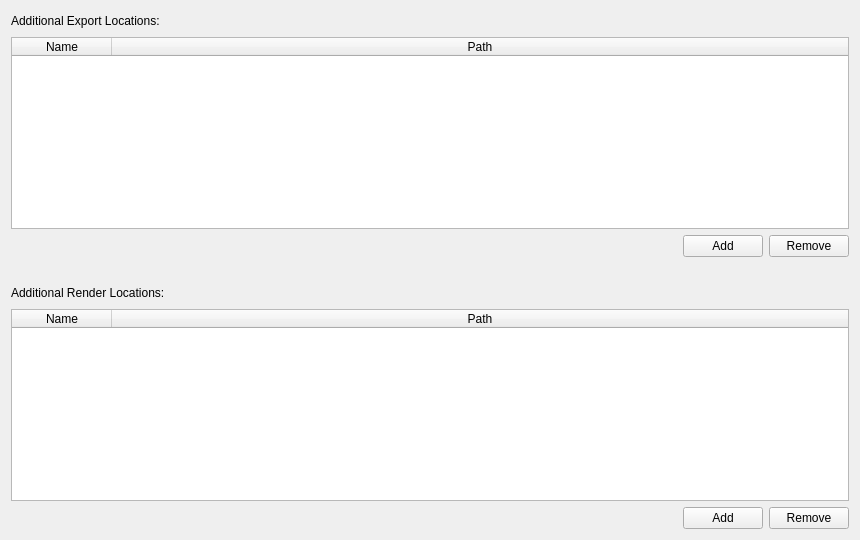
      <widget class="QWidget" name="tab_locations">
       <attribute name="title">
        <string>Locations</string>
       </attribute>
       <layout class="QVBoxLayout" name="verticalLayout_3">
        <item>
         <widget class="QWidget" name="w_exportLocationHeader" native="true">
          <layout class="QHBoxLayout" name="lo_exportLocationsHeader">
           <property name="leftMargin">
            <number>0</number>
           </property>
           <property name="topMargin">
            <number>0</number>
           </property>
           <property name="rightMargin">
            <number>0</number>
           </property>
           <property name="bottomMargin">
            <number>0</number>
           </property>
           <item>
            <widget class="QLabel" name="label_5">
             <property name="text">
              <string>Additional Export Locations:</string>
             </property>
            </widget>
           </item>
           <item>
            <spacer name="horizontalSpacer_5">
             <property name="orientation">
              <enum>Qt::Horizontal</enum>
             </property>
             <property name="sizeHint" stdset="0">
              <size>
               <width>40</width>
               <height>20</height>
              </size>
             </property>
            </spacer>
           </item>
          </layout>
         </widget>
        </item>
        <item>
         <widget class="QTableWidget" name="tw_exportPaths">
          <property name="contextMenuPolicy">
           <enum>Qt::CustomContextMenu</enum>
          </property>
          <property name="verticalScrollMode">
           <enum>QAbstractItemView::ScrollPerPixel</enum>
          </property>
          <property name="horizontalScrollMode">
           <enum>QAbstractItemView::ScrollPerPixel</enum>
          </property>
          <property name="columnCount">
           <number>2</number>
          </property>
          <attribute name="horizontalHeaderStretchLastSection">
           <bool>true</bool>
          </attribute>
          <attribute name="verticalHeaderVisible">
           <bool>false</bool>
          </attribute>
          <column>
           <property name="text">
            <string>Name</string>
           </property>
          </column>
          <column>
           <property name="text">
            <string>Path</string>
           </property>
          </column>
         </widget>
        </item>
        <item>
         <widget class="QWidget" name="widget_6" native="true">
          <layout class="QHBoxLayout" name="horizontalLayout_4">
           <property name="leftMargin">
            <number>0</number>
           </property>
           <property name="topMargin">
            <number>0</number>
           </property>
           <property name="rightMargin">
            <number>0</number>
           </property>
           <property name="bottomMargin">
            <number>0</number>
           </property>
           <item>
            <spacer name="horizontalSpacer_3">
             <property name="orientation">
              <enum>Qt::Horizontal</enum>
             </property>
             <property name="sizeHint" stdset="0">
              <size>
               <width>40</width>
               <height>20</height>
              </size>
             </property>
            </spacer>
           </item>
           <item>
            <widget class="QPushButton" name="b_addExportPath">
             <property name="text">
              <string>Add</string>
             </property>
            </widget>
           </item>
           <item>
            <widget class="QPushButton" name="b_removeExportPath">
             <property name="text">
              <string>Remove</string>
             </property>
            </widget>
           </item>
          </layout>
         </widget>
        </item>
        <item>
         <spacer name="verticalSpacer">
          <property name="orientation">
           <enum>Qt::Vertical</enum>
          </property>
          <property name="sizeType">
           <enum>QSizePolicy::Fixed</enum>
          </property>
          <property name="sizeHint" stdset="0">
           <size>
            <width>20</width>
            <height>20</height>
           </size>
          </property>
         </spacer>
        </item>
        <item>
         <widget class="QWidget" name="w_renderLocationHeader" native="true">
          <layout class="QHBoxLayout" name="lo_renderLocationsHeader">
           <property name="leftMargin">
            <number>0</number>
           </property>
           <property name="topMargin">
            <number>0</number>
           </property>
           <property name="rightMargin">
            <number>0</number>
           </property>
           <property name="bottomMargin">
            <number>0</number>
           </property>
           <item>
            <widget class="QLabel" name="label_11">
             <property name="text">
              <string>Additional Render Locations:</string>
             </property>
            </widget>
           </item>
           <item>
            <spacer name="horizontalSpacer_7">
             <property name="orientation">
              <enum>Qt::Horizontal</enum>
             </property>
             <property name="sizeHint" stdset="0">
              <size>
               <width>40</width>
               <height>20</height>
              </size>
             </property>
            </spacer>
           </item>
          </layout>
         </widget>
        </item>
        <item>
         <widget class="QTableWidget" name="tw_renderPaths">
          <property name="contextMenuPolicy">
           <enum>Qt::CustomContextMenu</enum>
          </property>
          <property name="selectionBehavior">
           <enum>QAbstractItemView::SelectItems</enum>
          </property>
          <property name="verticalScrollMode">
           <enum>QAbstractItemView::ScrollPerPixel</enum>
          </property>
          <property name="horizontalScrollMode">
           <enum>QAbstractItemView::ScrollPerPixel</enum>
          </property>
          <property name="columnCount">
           <number>2</number>
          </property>
          <attribute name="horizontalHeaderStretchLastSection">
           <bool>true</bool>
          </attribute>
          <attribute name="verticalHeaderVisible">
           <bool>false</bool>
          </attribute>
          <column>
           <property name="text">
            <string>Name</string>
           </property>
          </column>
          <column>
           <property name="text">
            <string>Path</string>
           </property>
          </column>
         </widget>
        </item>
        <item>
         <widget class="QWidget" name="widget_8" native="true">
          <layout class="QHBoxLayout" name="horizontalLayout_17">
           <property name="leftMargin">
            <number>0</number>
           </property>
           <property name="topMargin">
            <number>0</number>
           </property>
           <property name="rightMargin">
            <number>0</number>
           </property>
           <property name="bottomMargin">
            <number>0</number>
           </property>
           <item>
            <spacer name="horizontalSpacer_12">
             <property name="orientation">
              <enum>Qt::Horizontal</enum>
             </property>
             <property name="sizeHint" stdset="0">
              <size>
               <width>672</width>
               <height>20</height>
              </size>
             </property>
            </spacer>
           </item>
           <item>
            <widget class="QPushButton" name="b_addRenderPath">
             <property name="text">
              <string>Add</string>
             </property>
            </widget>
           </item>
           <item>
            <widget class="QPushButton" name="b_removeRenderPath">
             <property name="text">
              <string>Remove</string>
             </property>
            </widget>
           </item>
          </layout>
         </widget>
        </item>
       </layout>
      </widget>
